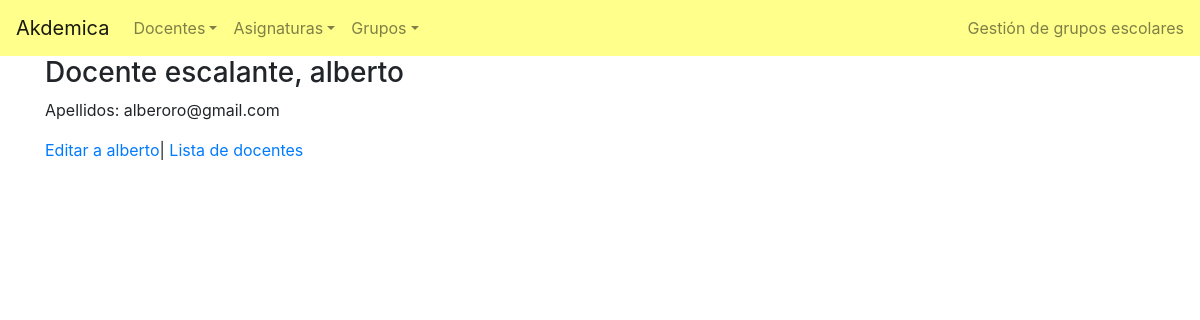
The page /docente/1/ on the database its author committed.
### academico/models.py (models this page shows, shortened)
class Docente(models.Model):
    foto = models.ImageField(upload_to='static/media/',default = 'static/media/no-img.png',null=True, blank=True)
    nombre = models.CharField(max_length=40)
    apellidos = models.CharField(max_length=50)
    email = models.EmailField()
    edad =models.IntegerField(blank=True, null=True)

### academico/views.py (the view)
# urls.py: path('docente/<int:pk>/', DocenteDetailView.as_view(), name='docente_detail'),
class DocenteDetailView(DetailView):
    template_name = 'academico/docente_detail.html'
    model = Docente

### academico/templates/academico/docente_detail.html (shortened to what this page needs)
{% extends 'base.html' %}
{% block content %}
    <h3>Docente  {{ object.apellidos }}, {{ object.nombre }}</h3>
    <p>Apellidos: {{ object.email }}</p>
    <a href="{% url 'docente_edit' object.pk %}"> Editar a {{ object.nombre }}</a>|
    <a href="{% url 'docentes_list' %}"> Lista de docentes</a>
{% endblock content %}

### rows shown on the page
Docente: apellidos "escalante", nombre "alberto", email "alberoro@gmail.com"
